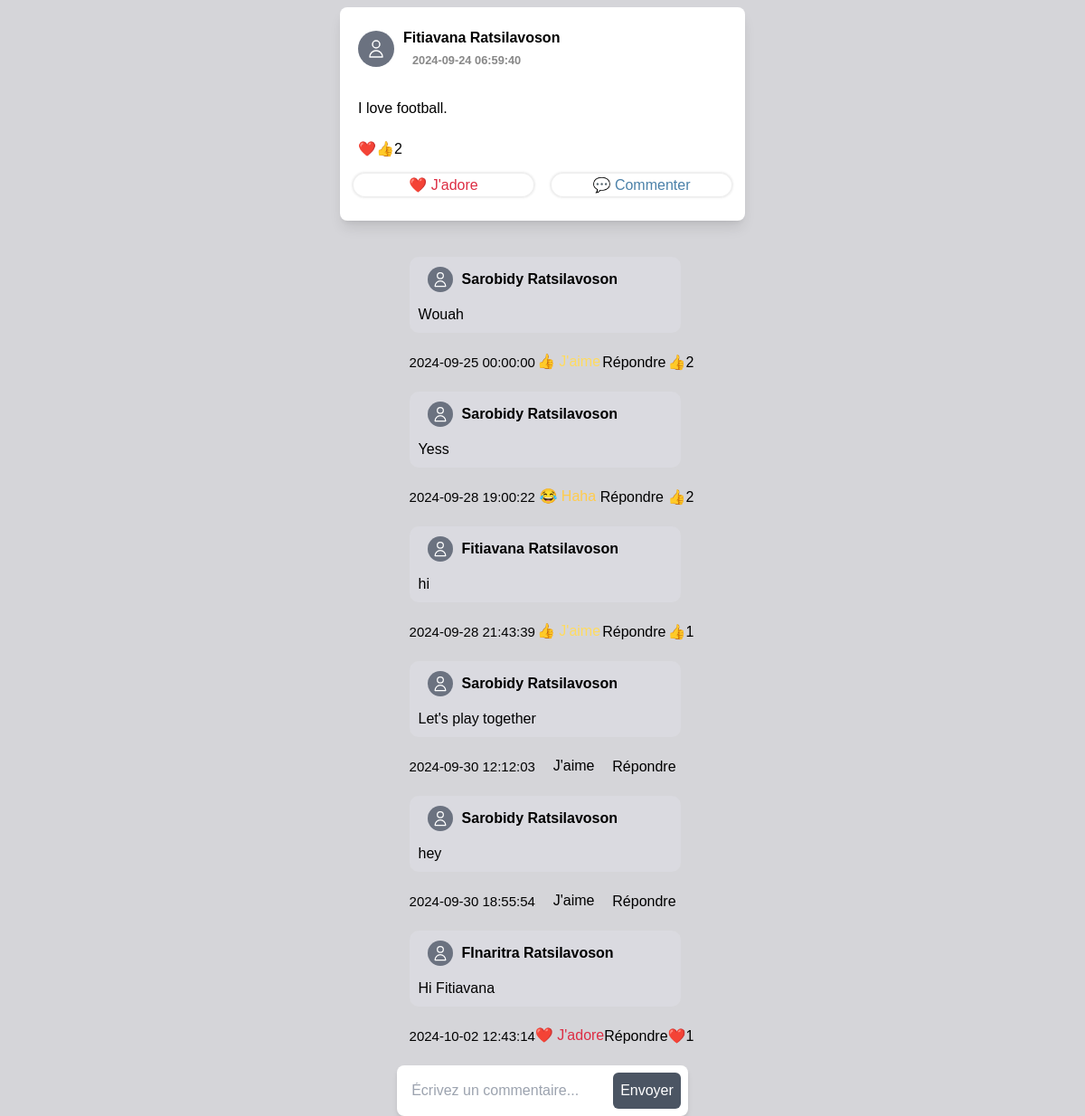
Page /afficher_commentaires.php?id_publication=3 (signed in) on the committed database.
### tables this page shows
CREATE TABLE `publication` (
  `id` int NOT NULL AUTO_INCREMENT,
  `id_compte` int NOT NULL,
  `contenu` text NOT NULL,
  `date_lance` datetime DEFAULT NULL,
  PRIMARY KEY (`id`),
  KEY `id_compte` (`id_compte`),
  CONSTRAINT `publication_ibfk_1` FOREIGN KEY (`id_compte`) REFERENCES `compte` (`id`)
);

CREATE TABLE `compte` (
  `id` int NOT NULL AUTO_INCREMENT,
  `nom` varchar(100) NOT NULL,
  `prenom` varchar(100) NOT NULL,
  `email` varchar(100) NOT NULL,
  `mdp` varchar(100) NOT NULL,
  PRIMARY KEY (`id`)
);

CREATE TABLE `reaction` (
  `id` int NOT NULL AUTO_INCREMENT,
  `type_reaction` varchar(10) NOT NULL,
  `nom_reaction` varchar(10) DEFAULT NULL,
  `couleur_reaction` varchar(10) DEFAULT NULL,
  PRIMARY KEY (`id`)
);

CREATE TABLE `commentaire` (
  `id` int NOT NULL AUTO_INCREMENT,
  `id_compte` int NOT NULL,
  `id_publication` int NOT NULL,
  `contenu` text NOT NULL,
  `date_lance` datetime DEFAULT NULL,
  PRIMARY KEY (`id`),
  KEY `id_compte` (`id_compte`),
  KEY `id_publication` (`id_publication`),
  CONSTRAINT `commentaire_ibfk_1` FOREIGN KEY (`id_compte`) REFERENCES `compte` (`id`),
  CONSTRAINT `commentaire_ibfk_2` FOREIGN KEY (`id_publication`) REFERENCES `publication` (`id`)
);

### afficher_commentaires.php (the view, shortened to what this page needs)
<!DOCTYPE html>
<html lang="en">
<head>
    <link rel="stylesheet" href="index.php">
    <link rel="stylesheet" href="file.css">
    <script src="https://cdn.tailwindcss.com"></script>
</head>
<body flex items-center justify-center>
    <div class="ensemble_publications flex flex-col items-center">
    <?php
        include 'db_connect.php';
        $id_compte = $_SESSION['id_user'];
        if (isset($_POST['id_publication'])) {
            $id_publication = mysqli_real_escape_string($conn, $_POST['id_publication']);
        } elseif (isset($_GET['id_publication'])) {
            $id_publication = mysqli_real_escape_string($conn, $_GET['id_publication']);
        } else {
            echo 'Invalid request. Publication ID not provided.';
            exit();
        }
        $sqlPublication = "
            SELECT p.id, p.contenu, c.nom, c.prenom, p.date_lance
            FROM publication p
            JOIN compte c ON p.id_compte = c.id
            WHERE p.id = $id_publication";
        $resultPublication = mysqli_query($conn, $sqlPublication);
            if (mysqli_num_rows($resultPublication) > 0) {
                $rowPublication = mysqli_fetch_assoc($resultPublication);
                echo '<div class="publication bg-white rounded-lg py-3 mt-2 mx-2 max-w-md w-full shadow-lg">';
                    echo '<div class="nom_prenom">';
                        echo '<div class="h-10 w-10 overflow-hidden rounded-full">
                                <svg xmlns="http://www.w3.org/2000/svg" fill="none" viewBox="0 0 24 24"
                                    class="h-10 w-10 p-2 text-white bg-gray-500 stroke-current">
                                    <path stroke-linecap="round" stroke-linejoin="round" stroke-width="1.5"
                                    d="M16 7a4 4 0 11-8 0 4 4 0 018 0zM12 14a7 7 0 00-7 7h14a7 7 0 00-7-7z"></path>
                                </svg>
                            </div>
                        ';
                        echo '<p>' . htmlspecialchars($rowPublication['prenom']) . ' ' . htmlspecialchars($rowPublication['nom']);
                            echo '</br><small>' . htmlspecialchars($rowPublication['date_lance']) . '</small>';
                        echo '</p>';
                    echo '</div>';
                    echo '<p class="contenu">' . htmlspecialchars($rowPublication['contenu']) . '</p>';
                    $id_publication = $rowPublication['id'];
                    $sqlCount = "SELECT COUNT(*) AS total_reactions FROM reaction_publication WHERE id_publication = $id_publication";
                    $resultCount = mysqli_query($conn, $sqlCount);
                    $rowCount = mysqli_fetch_assoc($resultCount);
                    $nombre_reactions = $rowCount['total_reactions'];
                    echo '<div class="nombre_reactions_commentaires">';
                        if ($nombre_reactions > 0) {
                            echo '<form class="voir_reaction" action="afficher_reactions.php" method="get">';
                            echo '<input class="nombre_reactions_' . htmlspecialchars($id_publication) . '" type="submit" value="';
                            $sqlReactions = "SELECT DISTINCT r.type_reaction FROM reaction_publication rp
                                JOIN reaction r ON rp.id_reaction = r.id
                                WHERE rp.id_publication = ?";
                            $stmtReactions = mysqli_prepare($conn, $sqlReactions);
                            mysqli_stmt_bind_param($stmtReactions, "i", $id_publication);
                            mysqli_stmt_execute($stmtReactions);
                            $resultReactions = mysqli_stmt_get_result($stmtReactions);
                            while ($row = mysqli_fetch_assoc($resultReactions)) {
                                echo htmlspecialchars($row['type_reaction']);
                            }
                            if($nombre_reactions != 0)
                            {
                                echo $nombre_reactions .'">';
                            }
                            echo '</form>';
                        }
                    echo '</div>';
                    echo '<div class="buttons">';
                        echo '<div class="reaction-container_' . htmlspecialchars($id_publication) . '">';
                            $sqlUserReaction = "SELECT r.type_reaction,r.couleur_reaction, r.nom_reaction FROM reaction_publication rp
                                    JOIN reaction r ON rp.id_reaction = r.id
                                    WHERE rp.id_publication = $id_publication AND rp.id_compte = $id_compte";
                            $resultUserReaction = mysqli_query($conn, $sqlUserReaction);
                            if(mysqli_num_rows($resultUserReaction) > 0) {
                                $userReaction = mysqli_fetch_assoc($resultUserReaction);
                                echo '<div onclick="changerContenu(' . $id_publication . ', \'publication\'); nombreReaction(' . $id_publication . ', \'publication\');" class="like-button_' . htmlspecialchars($id_publication) . '">' . $userReaction['type_reaction'];
                                    echo '<span style="color: ' . htmlspecialchars($userReaction["couleur_reaction"]) . ';"> ';
                                    echo $userReaction['nom_reaction'];
                                    echo '</span> ';
                                echo '</div>';
                            } else {
                                echo '<div onclick="changerContenu(' . $id_publication . ', \'publication\'); nombreReaction(' . $id_publication . ', \'publication\');" class="like-button_' . htmlspecialchars($id_publication) . '">👍 J\'aime</div>';
                            }
                        echo '</div>';
                        echo '<div class="emoji_commenter"><a href="afficher_commentaires.php?id_publication='. $id_publication . '">💬 Commenter</a></div>';
                    echo '</div>';
                echo '</div>';
                echo '<div class="ensemble_commentaires">';
                    $sql = "
                        SELECT rp.date_lance, rp.id, rp.id_compte, rp.contenu, c.nom, c.prenom
                        FROM commentaire rp
                        JOIN compte c ON rp.id_compte = c.id
                        WHERE rp.id_publication = $id_publication";
                    $result = mysqli_query($conn, $sql);
                    if (mysqli_num_rows($result) > 0) {
                        while ($row = mysqli_fetch_assoc($result)) {
                            echo '<div class="commentaire">';
                                echo '<div class="nom_prenom">';
                                    echo '<div class="h-7 w-7 overflow-hidden rounded-full">
                                            <svg xmlns="http://www.w3.org/2000/svg" fill="none" viewBox="0 0 24 24"
                                                class="h-7 w-7 p-1 text-white bg-gray-500 stroke-current">
                                                <path stroke-linecap="round" stroke-linejoin="round" stroke-width="1.5"
                                                d="M16 7a4 4 0 11-8 0 4 4 0 018 0zM12 14a7 7 0 00-7 7h14a7 7 0 00-7-7z"></path>
                                            </svg>
                                        </div>
                                    ';
                                    echo "<p class='nom_prenom'>" . $row['prenom'] . ' ' . $row['nom'] . '<br>';
                                echo '</div>';
                                echo '<div class="contenu_commentaire">' . htmlspecialchars($row['contenu']) . '</div>';
                                $id_commentaire = $row['id'];
                            echo '</div>';
                            echo '<div class="bouton_commentaire">';
                                echo "<div><small class='date_lance_commentaire'> " . htmlspecialchars($row['date_lance']) . "</small></div>";
                                echo '<div class="reaction-container_' . htmlspecialchars($id_commentaire) . '">';
                                    $sqlUserReaction = "SELECT r.type_reaction,r.couleur_reaction, r.nom_reaction FROM reaction_commentaire rp
                                            JOIN reaction r ON rp.id_reaction = r.id
                                            WHERE rp.id_commentaire = $id_commentaire AND rp.id_compte = $id_compte";
                                    $resultUserReaction = mysqli_query($conn, $sqlUserReaction);
                                    if(mysqli_num_rows($resultUserReaction) > 0) {
                                        $userReaction = mysqli_fetch_assoc($resultUserReaction);
                                        echo '<div onclick="changerContenu(' . $id_commentaire . ', \'commentaire\'); nombreReaction(' . $id_commentaire . ', \'commentaire\');" class="like-button_' . htmlspecialchars($id_commentaire) . '">' . $userReaction['type_reaction'];
                                        echo '<span style="color: ' . htmlspecialchars($userReaction["couleur_reaction"]) . ';"> ';
                                        echo $userReaction['nom_reaction'];
                                        echo '</span> ';
                                        echo '</div>';
                                    } else {
                                        echo '<div onclick="changerContenu(' . $id_commentaire . ', \'commentaire\'); nombreReaction(' . $id_commentaire . ', \'commentaire\');" class="like-button_' . htmlspecialchars($id_commentaire) . '">J\'aime';
                                        echo '</div>';
                                    }
                                echo '</div>';
                                echo '<div><a href="voir_reponses.php?id_compte=' . $id_compte . '&id_commentaire=' . $id_commentaire . '&id_publication=' . $id_publication .'">Répondre</a></div>';
                                echo '<div class="nombre_reactions_' . htmlspecialchars($id_commentaire) . '">';
                                $sqlCount = "SELECT COUNT(*) AS total_reactions FROM reaction_commentaire WHERE id_commentaire = $id_commentaire";
                                $resultCount = mysqli_query($conn, $sqlCount);
                                $rowCount = mysqli_fetch_assoc($resultCount);
                                $nombre_reactions = $rowCount['total_reactions'];
                                $sqlReactions = "SELECT DISTINCT r.type_reaction FROM reaction_commentaire rp
                                        JOIN reaction r ON rp.id_reaction = r.id
                                        WHERE rp.id_commentaire = ?";
                                    $stmtReactions = mysqli_prepare($conn, $sqlReactions);
                                    mysqli_stmt_bind_param($stmtReactions, "i", $id_commentaire);
                                    mysqli_stmt_execute($stmtReactions);
                                    $resultReactions = mysqli_stmt_get_result($stmtReactions);
                                    while ($row = mysqli_fetch_assoc($resultReactions)) {
                                        echo htmlspecialchars($row['type_reaction']);
                                    }
                                    if($nombre_reactions != 0)
                                    {
                                        echo $nombre_reactions;
                                    }
                                echo '</div>';
                            echo '</div>';
                    }
                }
            } else {
                echo 'No publication found with this ID.';
            }
            echo "</div>";
        echo "</div>";
        echo '<form class="flex items-center gap-2 rounded-lg bg-white max-w-md mx-auto p-2 shadow-md sticky bottom-0 z-10" action="commentaire.php" method="post">';
            echo '<input class="ecrire_commentaire flex-grow p-2 border border-gray-300 rounded-md focus:outline-none focus:ring-2 focus:ring-blue-500" name="contenu" placeholder="Écrivez un commentaire...">';
            echo '<button class="bg-gray-600 text-white p-2 rounded-md hover:bg-gray-500 transition-colors" type="submit">Envoyer</button>';
        echo '</form>';
    ?>
</body>
</html>

### file.css (style rules this page uses)
body { font-family: Arial, sans-serif; margin: 0; padding: 0; background-color: #cacacfc7; display: flex; flex-direction: column; justify-content: center; }
.publication { background-color: white; border-radius: 10px; padding : 10px 0; margin: 10px 10px 0 10px; max-width: 500px; box-shadow: 0 4px 8px rgba(0, 0, 0, 0.1); }
.publication p, .commentaire p { font-size: 16px; margin: 10px; }
.publication small, .commentaire small { color: #888; margin: 10px; }
.nom_prenom { font-weight: bolder; display: flex; margin: 0 20px; align-items: center; }
.contenu { padding: 10px 10px; }
.voir_reaction { height: 25px; }
.voir_reaction input, .voir_commentaire input { background: none; border: none; height: 25px; }
.nombre_reactions_commentaires { display: flex; flex-direction: row; justify-content: space-between; align-items: center; padding: 0 20px; height: 25px; }
.buttons { display: flex; flex-direction: row; justify-content: space-between; align-items: center; margin: 15px; gap: 20px; }
a { color: #0a0104e7; border: none; cursor: pointer; font-size: 16px; text-decoration: none; }
.bouton_commentaire { display: none; }
.bouton_commentaire { display: flex; flex-direction: row; align-items: center; justify-content: space-between; max-width: 350px; margin: 20px; }
.commentaire { background-color: #dfe0e77a; border-radius: 10px; max-width: 300px; padding-top: 3px; padding-bottom: 3px; margin: 20px; }
.contenu_commentaire { padding: 5px 10px; }
.date_lance_commentaire { font-size: 15px; }
.ecrire_commentaire { border: none; background: none; }
.ensemble_commentaires { margin-top: 20px; margin-left: 20px; max-width: 500px; }
.emoji_commenter, .emoji_reaction { font-size: 20px; color: #4b81a9; width: 50%; padding: 10px; display: flex; justify-content: center; align-items: center; height: 25px; border-radius: 25px; box-shadow: 0 0 2px 2px rgba(80, 80, 80, 0.1); }

### rows in the picture
publication: id_compte.prenom "Fitiavana", id_compte.nom "Ratsilavoson", date_lance "2024-09-24 06:59:40", contenu "I love football."
reaction: type_reaction "❤️", nom_reaction "J'adore"
commentaire: id_compte.prenom "Sarobidy", id_compte.nom "Ratsilavoson", contenu "Wouah", date_lance "2024-09-25 00:00:00", reaction.type_reaction "👍", type_reaction "👍", nombre_reactions "2"
commentaire: id_compte.prenom "Sarobidy", id_compte.nom "Ratsilavoson", contenu "Yess", date_lance "2024-09-28 19:00:22", reaction.type_reaction "😂", type_reaction "👍", nombre_reactions "2"
commentaire: id_compte.prenom "Fitiavana", id_compte.nom "Ratsilavoson", contenu "hi", date_lance "2024-09-28 21:43:39", reaction.type_reaction "👍", type_reaction "👍", nombre_reactions "1"
commentaire: id_compte.prenom "Sarobidy", id_compte.nom "Ratsilavoson", contenu "Let's play together", date_lance "2024-09-30 12:12:03"
commentaire: id_compte.prenom "Sarobidy", id_compte.nom "Ratsilavoson", contenu "hey", date_lance "2024-09-30 18:55:54"
commentaire: id_compte.prenom "FInaritra", id_compte.nom "Ratsilavoson", contenu "Hi Fitiavana", date_lance "2024-10-02 12:43:14", reaction.type_reaction "❤️", reaction.nom_reaction "J'adore", type_reaction "❤️", nombre_reactions "1"
